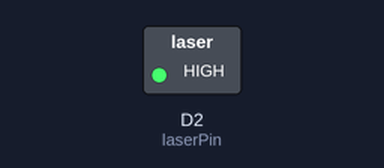
Recording of a sketch running on a simulated ESP8266 (NodeMCU). On the bench: switched loads named in the sketch (green lamp = pin HIGH). What the sketch prints to the serial monitor is not drawn.

Above: at 0.02 s.
At 22.55 s:
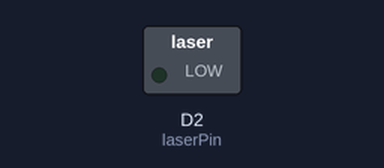
Timing chart, 0 to 22.9 s (numbered marks = the images above):
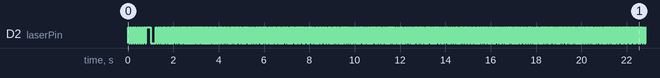

Measured:
- by itself, everything shown: repeats every 35.0 s, in 90 steps

The sketch:

Light_Detection_Transmitter.ino
```cpp
// Improved FSOC Transmitter
// This version includes:
// - Start/stop sequences for synchronization
// - Manchester encoding for better clock recovery
// - Preamble for signal detection
// - Frame markers
// - Improved error detection

const int laserPin = D2;  // Pin connected to the NPN transistor base
const unsigned long bitDuration = 50;  // 50ms per bit (faster but still reliable)

// Text data to transmit
String textData = "Hello, this is a test message. It can be a few sentences long.";

void setup() {
  pinMode(laserPin, OUTPUT);
  digitalWrite(laserPin, LOW);  // Start with laser off
  Serial.begin(9600);  // For debugging
  Serial.println("Improved FSOC Transmitter");
}

void loop() {
  Serial.println("Starting transmission...");

  // Step 1: Calculate metadata
  String fileType = "TXT";  // 3 bytes
  unsigned long dataLength = textData.length();  // 4 bytes
  uint16_t crc = calculateCRC16(textData);  // 2 bytes (better than simple checksum)

  // Step 2: Prepare transmission data with start sequence and headers
  String dataToSend = fileType +
                     String((char)(dataLength >> 24)) +
                     String((char)(dataLength >> 16)) +
                     String((char)(dataLength >> 8)) +
                     String((char)(dataLength)) +
                     String((char)(crc >> 8)) +
                     String((char)(crc & 0xFF)) +
                     textData;

  // Step 3: Send preamble (10101010) for synchronization
  transmitPreamble();

  // Step 4: Send start frame delimiter (unique pattern)
  transmitStartFrame();

  // Step 5: Send data with Manchester encoding
  transmitManchesterData(dataToSend);

  // Step 6: Send end frame delimiter
  transmitEndFrame();

  Serial.println("Transmission complete. Waiting 5 seconds...");
  digitalWrite(laserPin, LOW);  // Ensure laser is off
  delay(5000);  // Wait before next transmission
}

// Transmit a series of alternating 1's and 0's to help receiver synchronize
void transmitPreamble() {
  for (int i = 0; i < 16; i++) {  // 16 alternating bits
    digitalWrite(laserPin, i % 2 == 0 ? HIGH : LOW);
    delay(bitDuration);
  }
}

// Transmit a unique start frame pattern (11110000)
void transmitStartFrame() {
  for (int i = 0; i < 4; i++) digitalWrite(laserPin, HIGH), delay(bitDuration);
  for (int i = 0; i < 4; i++) digitalWrite(laserPin, LOW), delay(bitDuration);
}

// Transmit an end frame pattern (00001111)
void transmitEndFrame() {
  for (int i = 0; i < 4; i++) digitalWrite(laserPin, LOW), delay(bitDuration);
  for (int i = 0; i < 4; i++) digitalWrite(laserPin, HIGH), delay(bitDuration);
}

// Transmit data using Manchester encoding
void transmitManchesterData(String data) {
  for (char c : data) {
    // Transmit each bit of the character using Manchester encoding
    for (int i = 7; i >= 0; i--) {
      bool bit = (c & (1 << i)) > 0;

      // Manchester encoding: 1 is HIGH-LOW, 0 is LOW-HIGH
      if (bit) {
        digitalWrite(laserPin, HIGH);
        delay(bitDuration / 2);
        digitalWrite(laserPin, LOW);
        delay(bitDuration / 2);
      } else {
        digitalWrite(laserPin, LOW);
        delay(bitDuration / 2);
        digitalWrite(laserPin, HIGH);
        delay(bitDuration / 2);
      }
    }
  }
}

// Calculate CRC-16 for better error detection
uint16_t calculateCRC16(String s) {
  uint16_t crc = 0xFFFF;

  for (unsigned int i = 0; i < s.length(); i++) {
    uint8_t ch = s.charAt(i);
    for (uint8_t j = 0; j < 8; j++) {
      bool b = (ch & 1) ^ (crc & 1);
      crc >>= 1;
      if (b) {
        crc ^= 0xA001;
      }
      ch >>= 1;
    }
  }

  return crc;
}
```
